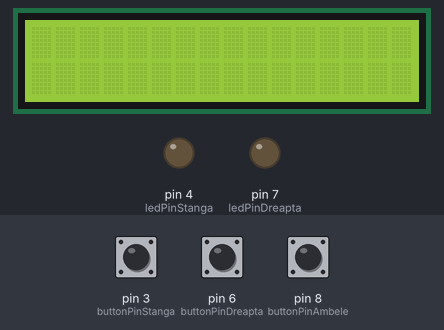
The sketch below on a simulated Arduino Uno, built with avr-gcc and run on an emulated ATmega328P. On the bench: 16×2 character LCD, output pins drawn as LEDs (lit = HIGH). Dashed ring = blinking. The inputs (shaded band) are chosen by the test bench; at power-on: pin 3 (buttonPinStanga) HIGH, pin 6 (buttonPinDreapta) HIGH, pin 8 (buttonPinAmbele) HIGH.

Above: at 1.2 s.
1.3 s: pin 3 (buttonPinStanga) pulled LOW for 0.15 s
At 1.7 s:
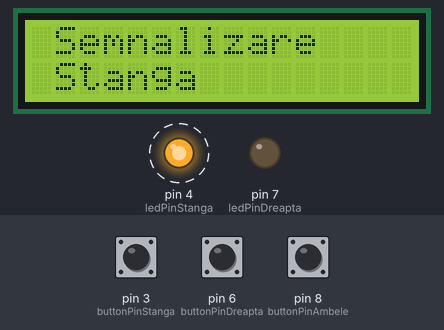
4.3 s: pin 6 (buttonPinDreapta) pulled LOW for 0.15 s
At 4.7 s:
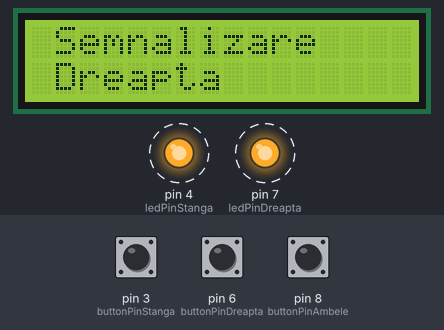
7.3 s: pin 8 (buttonPinAmbele) pulled LOW for 0.15 s
At 7.7 s:
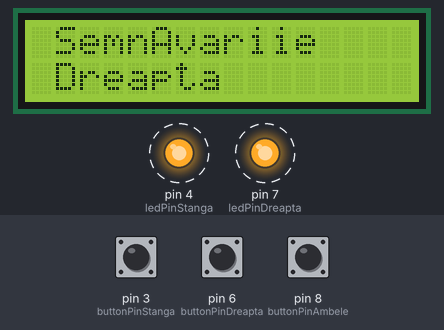
9.8 s: pin 3 (buttonPinStanga) pulled LOW for 1 s
12.4 s: pin 3 (buttonPinStanga) pulled LOW for 0.15 s
At 13.4 s:
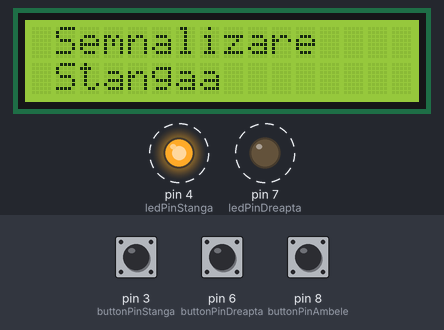
15.0 s: pin 6 (buttonPinDreapta) pulled LOW for 1 s
Timing chart, 0 to 19.0 s (numbered marks = the images above; inputs shaded):
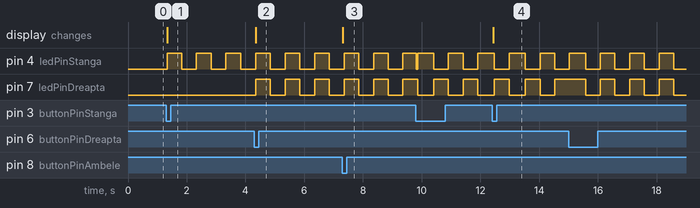

Measured:
- after the input at 1.3 s, pin 4 (ledPinStanga): alternates HIGH for 0.50 s and LOW for 0.50 s, starting at once; the display: changes at once (image 1)
- after the input at 4.3 s, pin 7 (ledPinDreapta): alternates HIGH for 0.50 s and LOW for 0.50 s, starting after 0.05 s; the display: changes after 0.05 s (image 2)
- after the input at 7.3 s, the display: changes at once (image 3)
- after the input at 12.4 s, the display: changes at once (image 4)

The sketch:

Proiect_Semnalizare.ino
```cpp
#include <Wire.h>
#include <LiquidCrystal_I2C.h>

LiquidCrystal_I2C lcd(0x27, 16, 2);
const int ledPinStanga = 4;
const int ledPinDreapta = 7;
const int buttonPinStanga = 3;
const int buttonPinDreapta = 6;
const int buttonPinAmbele = 8;
bool ledStateStanga = false;
bool ledStateDreapta = false;
bool ledStateAmbele = false;
bool buttonStateStanga = false;
bool lastButtonStateStanga = false;
bool buttonStateDreapta = false;
bool lastButtonStateDreapta = false;
bool buttonStateAmbele = false;
bool lastButtonStateAmbele = false;
unsigned long previousMillisStanga = 0;
unsigned long previousMillisDreapta = 0;
const long interval = 500; // Intervalul pentru licărire (500ms)

void setup() {
  lcd.begin();
  pinMode(buttonPinStanga, INPUT_PULLUP);
  pinMode(buttonPinDreapta, INPUT_PULLUP);
  pinMode(buttonPinAmbele, INPUT_PULLUP);
  pinMode(ledPinStanga, OUTPUT);
  pinMode(ledPinDreapta, OUTPUT);
}

void loop() {
  unsigned long currentMillis = millis();

  // Citire starea butoanelor
  buttonStateStanga = digitalRead(buttonPinStanga) == LOW;
  buttonStateDreapta = digitalRead(buttonPinDreapta) == LOW;
  buttonStateAmbele = digitalRead(buttonPinAmbele) == LOW;

  // Gestionare semnalizare stanga
  if (buttonStateStanga && !lastButtonStateStanga) {
    ledStateStanga = !ledStateStanga; // Comută starea LED-ului
    if (ledStateStanga) {
      lcd.setCursor(1, 0); // Setare pozitie mesaj prima coloana
      lcd.print("Semnalizare"); // Trimitere mesaj
      lcd.setCursor(1, 1); // Setare pozitie mesaj a doua coloana
      lcd.print("Stanga"); // Trimitere mesaj
    } else {
      buttonStangaStins();
    }
  }
  lastButtonStateStanga = buttonStateStanga;

  // Gestionare semnalizare dreapta
  if (buttonStateDreapta && !lastButtonStateDreapta) {
    ledStateDreapta = !ledStateDreapta; // Comută starea LED-ului
    if (ledStateDreapta) {
      lcd.setCursor(1, 0); // Setare pozitie mesaj prima coloana
      lcd.print("Semnalizare"); // Trimitere mesaj
      lcd.setCursor(1, 1); // Setare pozitie mesaj a doua coloana
      lcd.print("Dreapta"); // Trimitere mesaj
    } else {
      buttonDreaptaStins();
    }
  }
  lastButtonStateDreapta = buttonStateDreapta;

  // Gestionare semnalizare ambele
  if (buttonStateAmbele && !lastButtonStateAmbele) {
    ledStateAmbele = !ledStateAmbele; // Comută starea LED-ului
    if (ledStateAmbele) {
      lcd.setCursor(5, 0); // Setare pozitie mesaj prima coloana
      lcd.print("Avarii"); // Trimitere mesaj
    } else {
      buttonAmbeleStins();
    }
  }
  lastButtonStateAmbele = buttonStateAmbele;

  // Licărire LED stânga
  if ((ledStateStanga || ledStateAmbele) && currentMillis - previousMillisStanga >= interval) {
    previousMillisStanga = currentMillis;
    int ledState = digitalRead(ledPinStanga);
    digitalWrite(ledPinStanga, !ledState); // Comută starea LED-ului
  }

  // Licărire LED dreapta
  if ((ledStateDreapta || ledStateAmbele) && currentMillis - previousMillisDreapta >= interval) {
    previousMillisDreapta = currentMillis;
    int ledState = digitalRead(ledPinDreapta);
    digitalWrite(ledPinDreapta, !ledState); // Comută starea LED-ului
  }

  delay(50); // Un mic delay pentru debounce
}

void buttonStangaStins() {
  digitalWrite(ledPinStanga, LOW); // Oprește LED-ul stânga
  if (!ledStateDreapta && !ledStateAmbele) lcd.clear(); // Șterge ecranul dacă nici dreapta și nici ambele nu sunt active
}

void buttonDreaptaStins() {
  digitalWrite(ledPinDreapta, LOW); // Oprește LED-ul dreapta
  if (!ledStateStanga && !ledStateAmbele) lcd.clear(); // Șterge ecranul dacă nici stânga și nici ambele nu sunt active
}

void buttonAmbeleStins() {
  digitalWrite(ledPinStanga, LOW); // Oprește LED-ul stânga
  digitalWrite(ledPinDreapta, LOW); // Oprește LED-ul dreapta
  lcd.clear();
}
```
